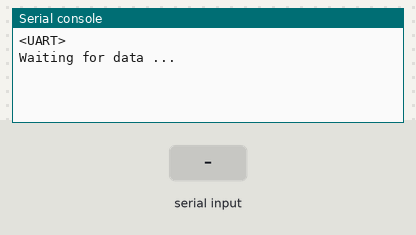
The program below on a simulated Raspberry Pi Pico running MicroPython. Parts: the last lines printed to the serial console. The test bench sets the inputs (shaded band).

Above: at 1.2 s.
1.3 s: "1" received over the second serial link
At 3.0 s:
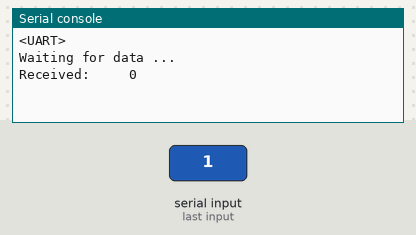
3.5 s: "0" received over the second serial link
At 4.5 s:
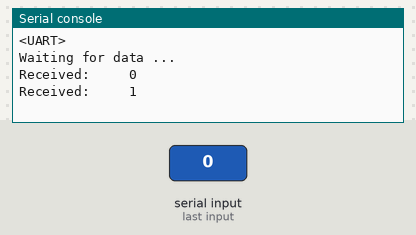
5.0 s: "2" received over the second serial link
At 6.5 s:
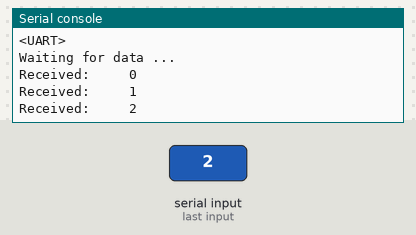

The program:

RUN_Receiver.py
```python
# Module: RUN_Receiver.py
# Run this proram on the receiver board after INIT_Receiver.py
#
#
# Include libraries
from machine import UART
import utime
import array

# Initialize UART0 with 115200 Baud
# UART0, TX=GPIO0 (Pin 1), RX=GPIO1 (Pin 2)
uart0 = UART(0, 115200)
print(uart0)

print('Waiting for data ...')

# Initialize variables
counter = 0
line= '______________________________________________________________'

# Loop
while True:
    utime.sleep(1)
    char = uart0.read()
    if char is not None: # as long as there is data continue reading...
        try:
            line = char.decode()
            print("Received: ", '\t', counter, '\t', line[10:18])
            # Separation via tabs ('\t') helps with analysing the data later
            counter += 1

        except: print(char)

                
```

Measured:
- after the input at 1.3 s, the serial console: prints a new line after 0.70 s (image 1)
- after the input at 3.5 s, the serial console: prints a new line after 0.50 s (image 2)
- after the input at 5.0 s, the serial console: prints a new line at once (image 3)
